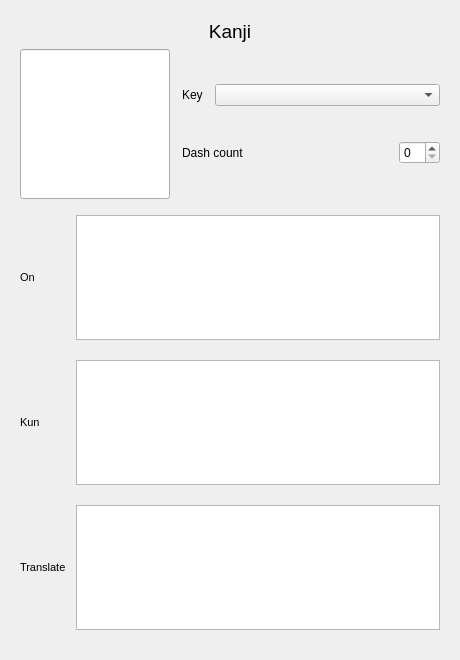
<?xml version="1.0" encoding="UTF-8"?>
<ui version="4.0">
 <class>Form</class>
 <widget class="QWidget" name="Form">
  <property name="geometry">
   <rect>
    <x>0</x>
    <y>0</y>
    <width>460</width>
    <height>660</height>
   </rect>
  </property>
  <property name="windowTitle">
   <string>Form</string>
  </property>
  <layout class="QGridLayout" name="gridLayout_3">
   <item row="0" column="0">
    <widget class="QWidget" name="kanjiContainer" native="true">
     <property name="enabled">
      <bool>true</bool>
     </property>
     <layout class="QVBoxLayout" name="verticalLayout_2">
      <item>
       <widget class="QLabel" name="label">
        <property name="font">
         <font>
          <pointsize>14</pointsize>
         </font>
        </property>
        <property name="text">
         <string>Kanji</string>
        </property>
        <property name="alignment">
         <set>Qt::AlignCenter</set>
        </property>
       </widget>
      </item>
      <item>
       <layout class="QGridLayout" name="gridLayout_2">
        <property name="horizontalSpacing">
         <number>12</number>
        </property>
        <item row="0" column="0">
         <widget class="QLineEdit" name="kanjiLnEd">
          <property name="sizePolicy">
           <sizepolicy hsizetype="Fixed" vsizetype="Fixed">
            <horstretch>0</horstretch>
            <verstretch>0</verstretch>
           </sizepolicy>
          </property>
          <property name="minimumSize">
           <size>
            <width>150</width>
            <height>150</height>
           </size>
          </property>
          <property name="maximumSize">
           <size>
            <width>150</width>
            <height>150</height>
           </size>
          </property>
          <property name="font">
           <font>
            <family>Yu Mincho</family>
            <pointsize>32</pointsize>
           </font>
          </property>
          <property name="maxLength">
           <number>1</number>
          </property>
          <property name="alignment">
           <set>Qt::AlignCenter</set>
          </property>
         </widget>
        </item>
        <item row="0" column="1">
         <layout class="QVBoxLayout" name="verticalLayout">
          <item>
           <layout class="QHBoxLayout" name="horizontalLayout_4">
            <property name="spacing">
             <number>12</number>
            </property>
            <item>
             <widget class="QLabel" name="label_7">
              <property name="sizePolicy">
               <sizepolicy hsizetype="Fixed" vsizetype="Minimum">
                <horstretch>0</horstretch>
                <verstretch>0</verstretch>
               </sizepolicy>
              </property>
              <property name="text">
               <string>Key</string>
              </property>
             </widget>
            </item>
            <item>
             <widget class="QComboBox" name="keyCmbBx">
              <property name="sizePolicy">
               <sizepolicy hsizetype="Preferred" vsizetype="Fixed">
                <horstretch>0</horstretch>
                <verstretch>0</verstretch>
               </sizepolicy>
              </property>
             </widget>
            </item>
           </layout>
          </item>
          <item>
           <layout class="QHBoxLayout" name="horizontalLayout_3">
            <item>
             <widget class="QLabel" name="label_3">
              <property name="text">
               <string>Dash count</string>
              </property>
             </widget>
            </item>
            <item>
             <widget class="QSpinBox" name="dashCountSpBx">
              <property name="sizePolicy">
               <sizepolicy hsizetype="Fixed" vsizetype="Fixed">
                <horstretch>0</horstretch>
                <verstretch>0</verstretch>
               </sizepolicy>
              </property>
             </widget>
            </item>
           </layout>
          </item>
         </layout>
        </item>
       </layout>
      </item>
      <item>
       <layout class="QGridLayout" name="gridLayout">
        <property name="topMargin">
         <number>10</number>
        </property>
        <property name="bottomMargin">
         <number>10</number>
        </property>
        <property name="horizontalSpacing">
         <number>10</number>
        </property>
        <property name="verticalSpacing">
         <number>20</number>
        </property>
        <item row="1" column="2">
         <widget class="QLabel" name="label_4">
          <property name="sizePolicy">
           <sizepolicy hsizetype="Preferred" vsizetype="Minimum">
            <horstretch>0</horstretch>
            <verstretch>0</verstretch>
           </sizepolicy>
          </property>
          <property name="font">
           <font>
            <pointsize>8</pointsize>
            <weight>50</weight>
            <bold>false</bold>
           </font>
          </property>
          <property name="text">
           <string>On</string>
          </property>
          <property name="alignment">
           <set>Qt::AlignLeading|Qt::AlignLeft|Qt::AlignVCenter</set>
          </property>
         </widget>
        </item>
        <item row="3" column="2">
         <widget class="QLabel" name="label_6">
          <property name="font">
           <font>
            <pointsize>8</pointsize>
            <weight>50</weight>
            <bold>false</bold>
           </font>
          </property>
          <property name="text">
           <string>Translate</string>
          </property>
          <property name="alignment">
           <set>Qt::AlignLeading|Qt::AlignLeft|Qt::AlignVCenter</set>
          </property>
         </widget>
        </item>
        <item row="2" column="2">
         <widget class="QLabel" name="label_5">
          <property name="sizePolicy">
           <sizepolicy hsizetype="Preferred" vsizetype="Minimum">
            <horstretch>0</horstretch>
            <verstretch>0</verstretch>
           </sizepolicy>
          </property>
          <property name="font">
           <font>
            <pointsize>8</pointsize>
            <weight>50</weight>
            <bold>false</bold>
           </font>
          </property>
          <property name="text">
           <string>Kun</string>
          </property>
          <property name="alignment">
           <set>Qt::AlignLeading|Qt::AlignLeft|Qt::AlignVCenter</set>
          </property>
         </widget>
        </item>
        <item row="1" column="3">
         <widget class="QPlainTextEdit" name="onReadingPte">
          <property name="tabChangesFocus">
           <bool>true</bool>
          </property>
         </widget>
        </item>
        <item row="2" column="3">
         <widget class="QPlainTextEdit" name="kunReadingPte">
          <property name="tabChangesFocus">
           <bool>true</bool>
          </property>
         </widget>
        </item>
        <item row="3" column="3">
         <widget class="QPlainTextEdit" name="translatePte">
          <property name="tabChangesFocus">
           <bool>true</bool>
          </property>
         </widget>
        </item>
       </layout>
      </item>
     </layout>
    </widget>
   </item>
  </layout>
 </widget>
 <resources/>
 <connections/>
</ui>
